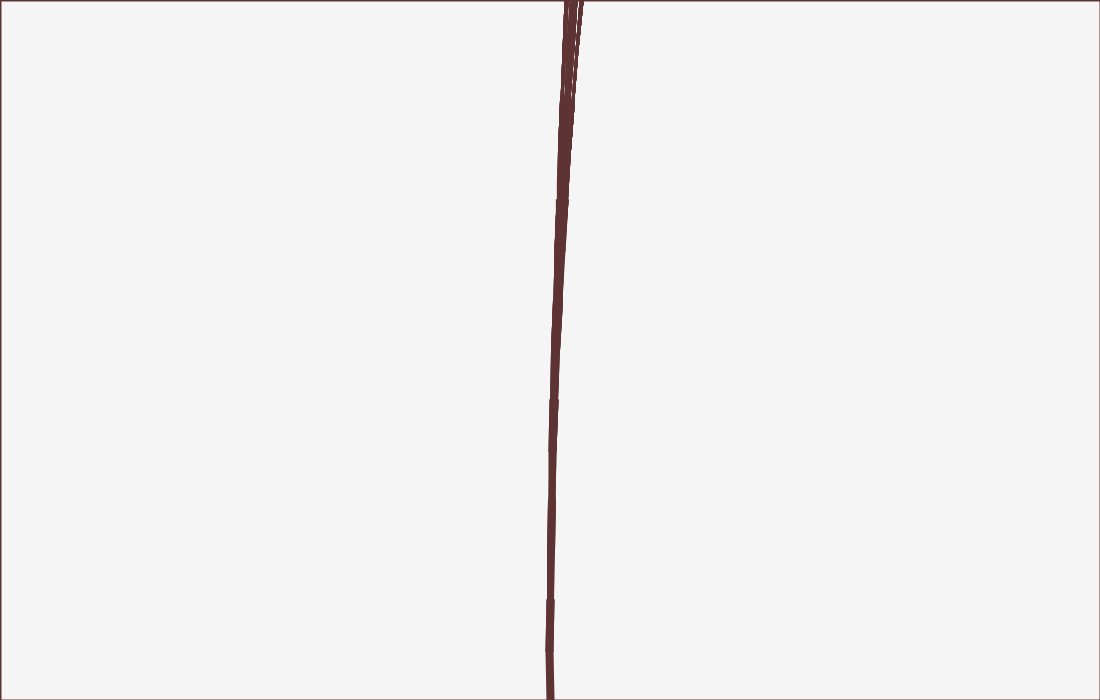
Frame 1 (no input)
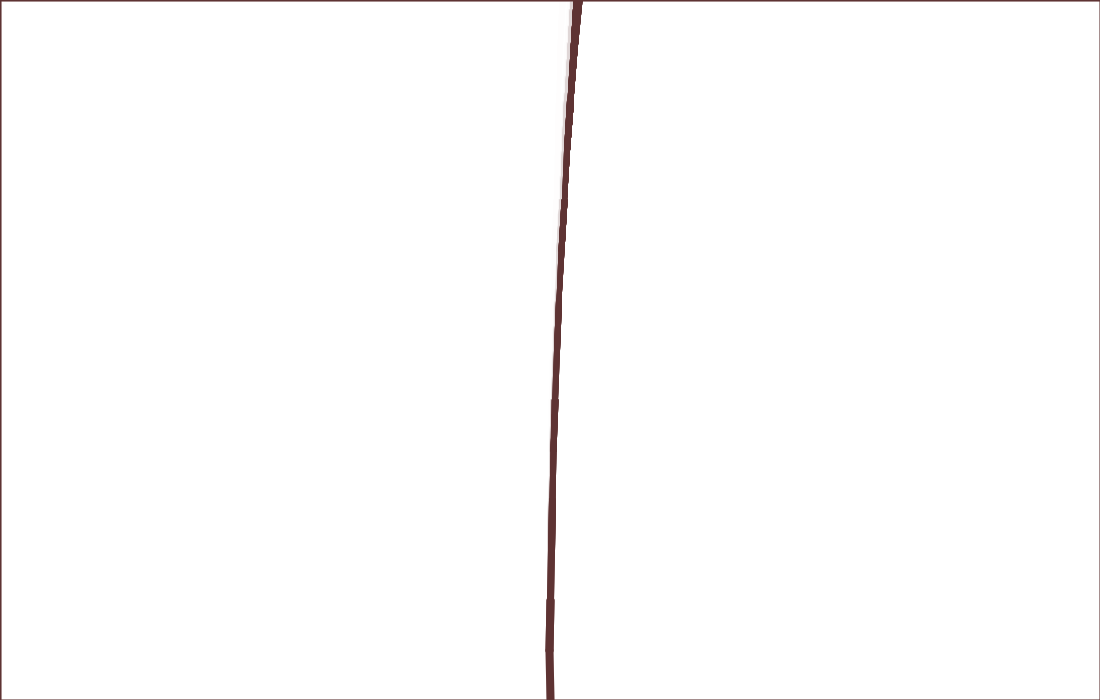
Frame 60 (the mouse pressed at the canvas centre just before this capture)
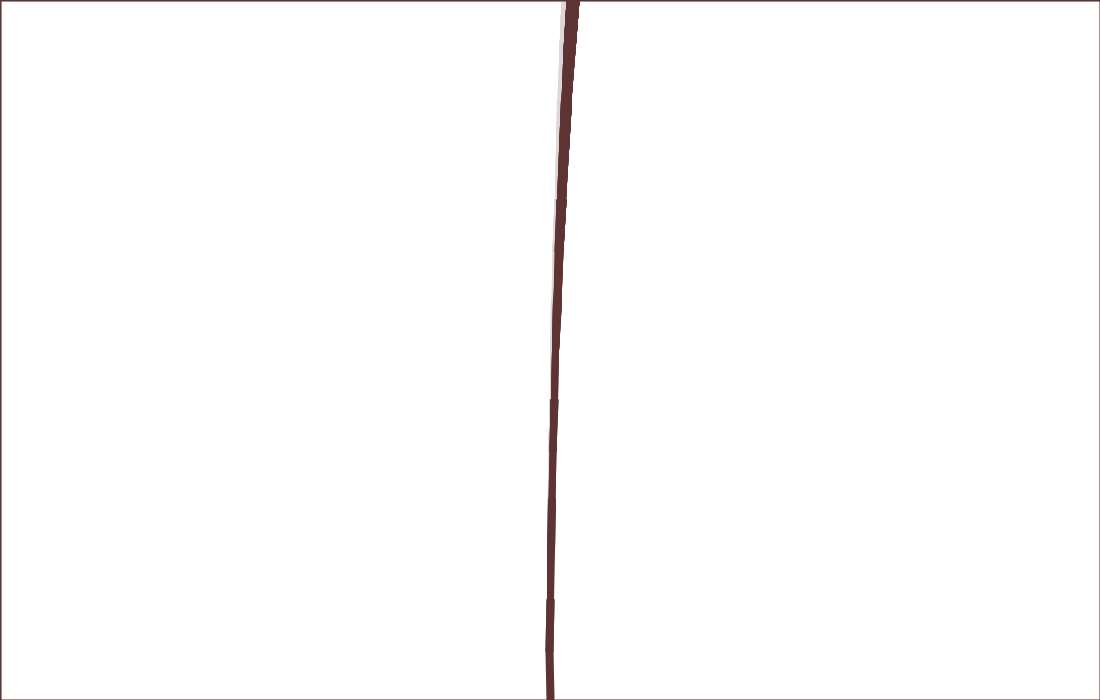
Frame 120 (the mouse held since frame 60 and released just before this capture)

The Processing sketch that drew these frames (run headless with seeded random() and noise(); from frame 60 on, the mouse is pressed at the canvas centre):

// Processing sketch: Recursive_Tree
// ── Recursive_Tree.pde
float t=0;
float branch=10; 
float angle1; 
float angle2; 

void setup() {
  size (1100, 700);

  colorMode(HSB, 360, 100, 100, 100);
  translate(width/2, height);
  strokeWeight(5);
  rotate(radians(-90));
  drawTree(7, 8);

  frameRate(5);
}

void draw() {
  fill(0, 0, 100, 80);
  rect(0, 0, width, height);

  translate(width/2, height);
  strokeWeight(5);
  rotate(radians(-90));  
  drawTree(7, 8);
}
void drawTree(float depth, float weight) {

  if (depth > 0) {
    map(angle1, 0, 1, -100, 0);
    map(angle2, 0, 1, 0, 100);
    t=t+0.01;
//
//    if (branch>0) {
//      branch=-5;
//    } 
//    else {
//      branch+=5;
//    }

    stroke(0, 45, 37);
    strokeWeight(weight);
    line(0, 0, 50, 0);
    translate(50, 0);

    //right
    angle1= noise(t);
    angle2= noise(t);
    strokeWeight(weight);
    pushMatrix(); 
    rotate(radians(angle1));
    line(0, 0, 50, 0);
    translate(50, 0);
    drawTree(depth-1, weight-1);
    popMatrix();

    //right

    strokeWeight(weight);
    pushMatrix(); 
    rotate(radians(angle2));
    line(0, 0, 50, 0);
    translate(50, 0);
    drawTree(depth-1, weight-1);
    popMatrix();
  }
}
